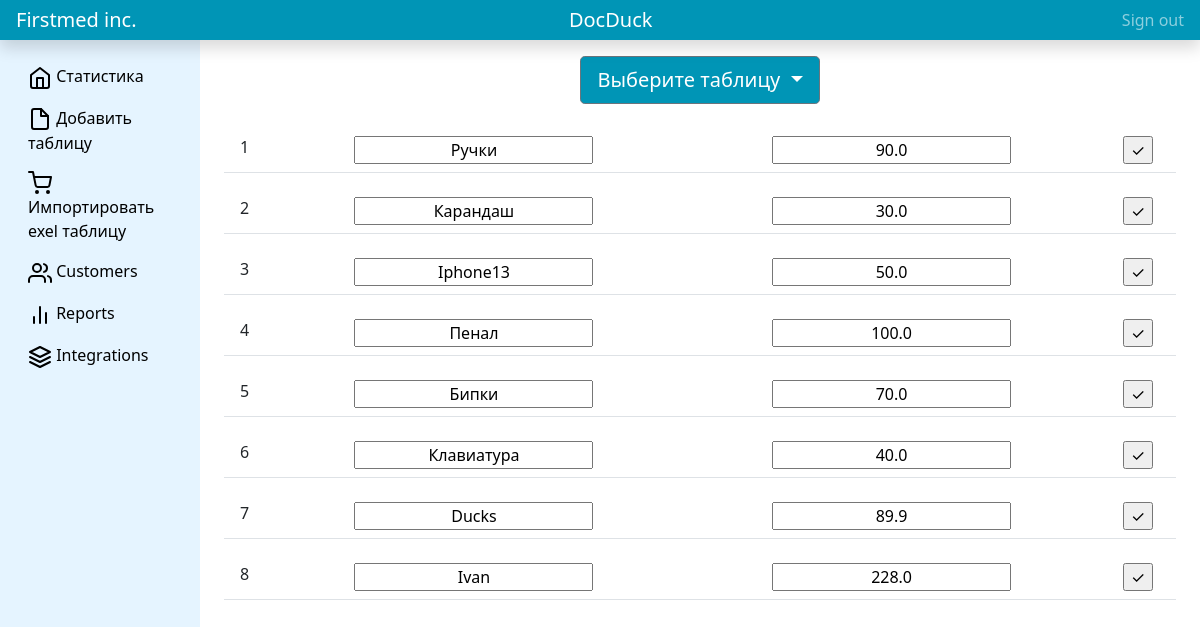
The app's page /editviewer (signed in), older data.
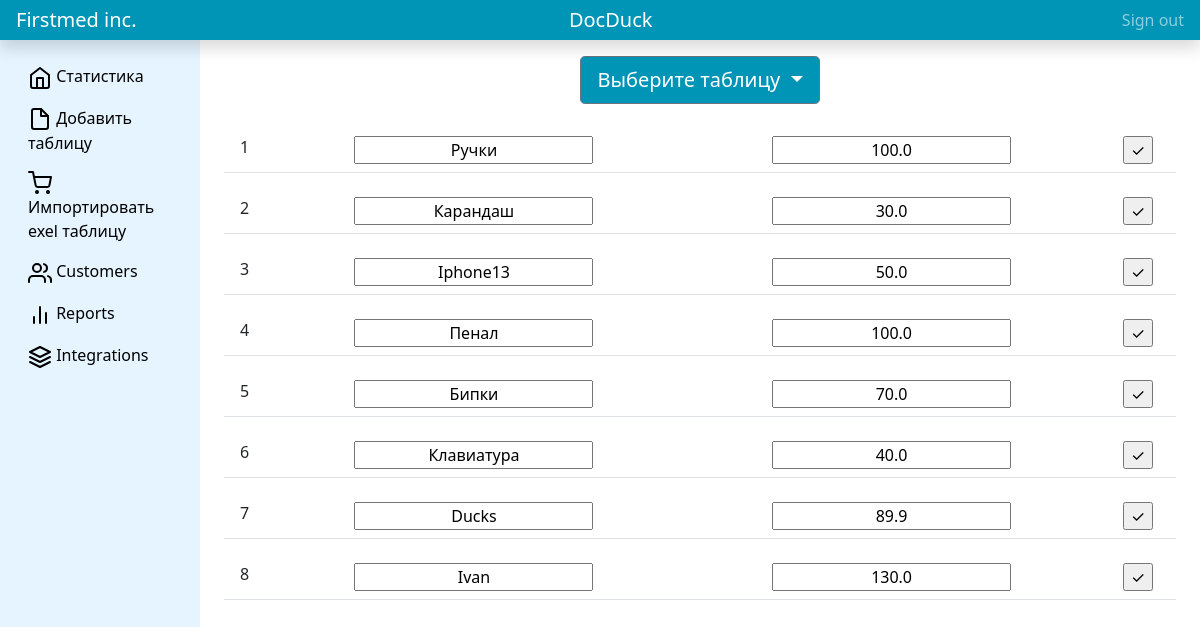
The same page, newer data.
### Httpapp/models.py (models this page shows, shortened)
class Items(db.Model):
    id = db.Column(db.Integer, primary_key=True)
    name = db.Column(db.String(100), nullable=False)
    price = db.Column(db.Float(100), nullable=False)
    amount = db.Column()

### Httpapp/roots.py (the view)
@apps.route('/editviewer', methods=['POST', 'GET'])
@login_required
def editviewer():
    items = Items.query.order_by(Items.id).all()
    return render_template("editviewer.html", items=items)

### Httpapp/roots.py (called while the page is built)
@manager.user_loader
def load_user(user_id):
    return User.query.get(user_id)

### Httpapp/templates/editviewer.html (shortened to what this page needs)
{% extends 'base.html' %}
{% block body %}
<div class="col" style="overflow-x:auto;">
    {% for el in items %}
        <form method="POST" action="./update">
            <table class="table" style="text-align: center">
                <tr>
                <td>{{ el.id }}</td>
                <td>
                    <input style="text-align: center" type="text" value="{{ el.name }}" name="updatedname">
                </td>
                <td>
                    <input style="text-align: center"  type="text" value="{{ el.price }}" name="updatedprice">
                </td>
                <td><input type="submit" value="✓"></td>
                </tr>
            </table>
        </form>
    {% endfor %}
</div>
{% endblock %}

Row changes from the older to the newer data that the page shows:
changed Items "Ручки": updatedprice "90.0" → "100.0"
changed Items "Ivan": updatedprice "228.0" → "130.0"
